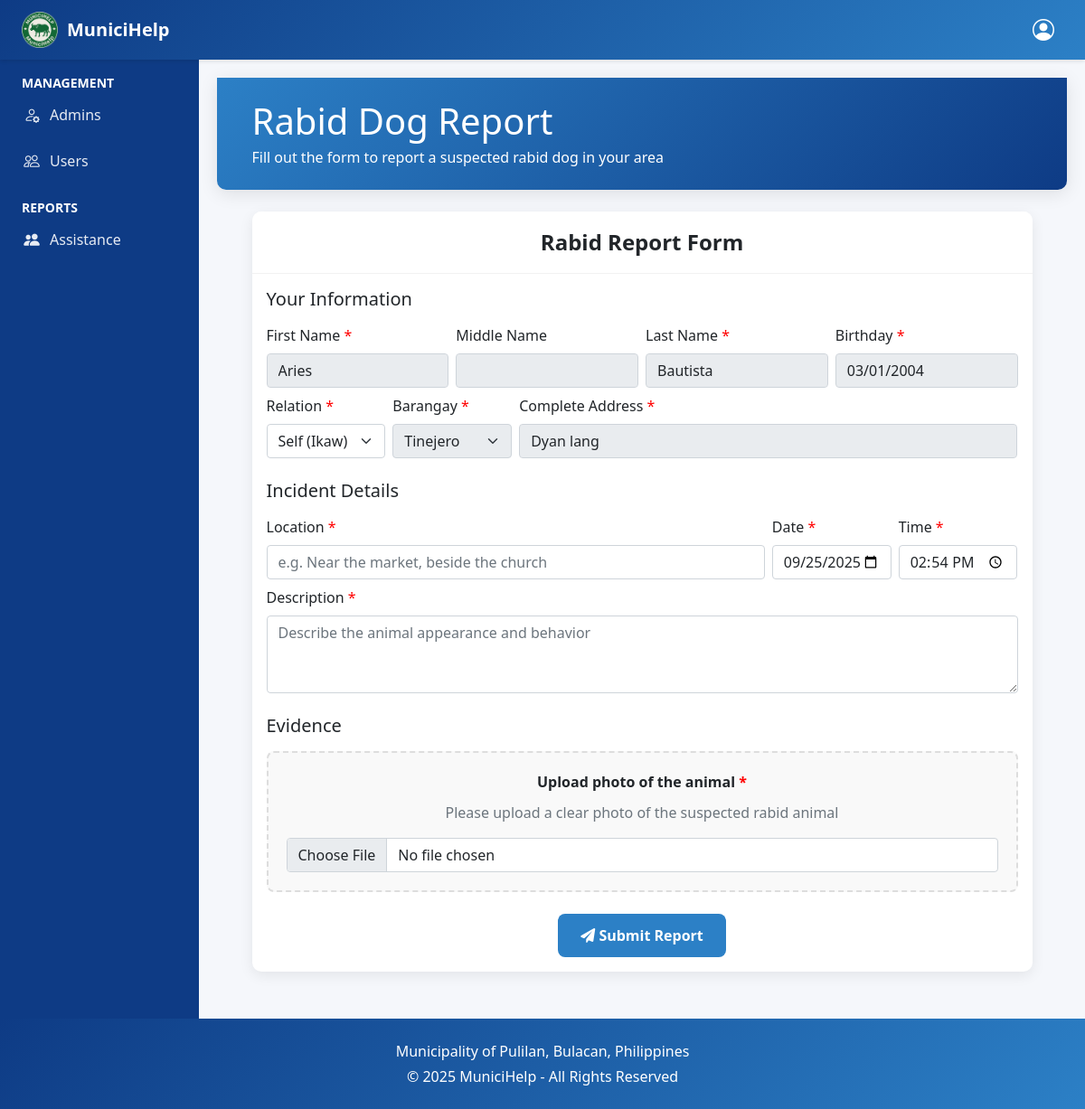
Page /mayor/animal/rabid.php (signed in) on the committed database.
### tables this page shows
CREATE TABLE `users` (
  `id` int(11) NOT NULL AUTO_INCREMENT,
  `phone` varchar(13) NOT NULL COMMENT 'Format: +639XXXXXXXXX',
  `name` varchar(100) NOT NULL,
  `middle_name` varchar(100) DEFAULT NULL,
  `last_name` varchar(100) NOT NULL,
  `birthday` date DEFAULT NULL,
  `address` text DEFAULT NULL,
  `password_hash` varchar(255) NOT NULL,
  `otp_hash` varchar(255) DEFAULT NULL,
  `otp_expiry` datetime DEFAULT NULL,
  `is_verified` tinyint(1) NOT NULL DEFAULT 0,
  `created_at` timestamp NOT NULL DEFAULT current_timestamp(),
  `barangay_id` int(11) DEFAULT NULL,
  `department_id` int(11) DEFAULT NULL,
  `createdby_admin_id` int(11) DEFAULT NULL,
  PRIMARY KEY (`id`),
  UNIQUE KEY `phone` (`phone`)
);

CREATE TABLE `barangays` (
  `id` int(11) NOT NULL AUTO_INCREMENT,
  `name` varchar(50) NOT NULL,
  PRIMARY KEY (`id`)
);

### mayor/animal/rabid.php (the view, shortened to what this page needs)
<?php
require_once '../../includes/db.php';
$user_id = $_SESSION['user_id'];
$user_query = $conn->prepare("SELECT name, middle_name, last_name, birthday, address, barangay_id FROM users WHERE id = ?");
$user_query->bind_param("i", $user_id);
$user_query->execute();
$user_result = $user_query->get_result();
$user_data = $user_result->fetch_assoc();
$formatted_birthday = '';
if (!empty($user_data['birthday'])) {
    $formatted_birthday = date('Y-m-d', strtotime($user_data['birthday']));
}
$barangays = $conn->query("SELECT * FROM barangays ORDER by name")->fetch_all(MYSQLI_ASSOC);
include '../../includes/header.php';
?>
<!DOCTYPE html>
<html lang="en">
<head>
    <link href="https://cdn.jsdelivr.net/npm/bootstrap@5.1.3/dist/css/bootstrap.min.css" rel="stylesheet">
    <link rel="stylesheet" href="https://cdnjs.cloudflare.com/ajax/libs/font-awesome/6.0.0/css/all.min.css">
</head>
<body>
    <div class="dashboard-header">
        <div class="dashboard-container">
            <div class="d-flex justify-content-between align-items-center">
                <div>
                    <h1 class="mb-1">Rabid Dog Report</h1>
                    <p class="mb-0">Fill out the form to report a suspected rabid dog in your area</p>
                </div>
            </div>
        </div>
    </div>
    <div class="dashboard-container">
        <div class="report-form-card card">
            <div class="card-header">
                Rabid Report Form
            </div>
            <div class="card-body">
                <form id="reportForm" action="submit_rabid_report.php" method="POST" enctype="multipart/form-data">
                    <div class="form-section">
                        <h5 class="mb-3">Your Information</h5>
                        <div class="row g-2">
                            <div class="col-md-3">
                                <label for="first_name" class="form-label required-field">First Name</label>
                                <input type="text" class="form-control" id="first_name" name="first_name"
                                       value="<?= htmlspecialchars($user_data['name'] ?? '') ?>" required>
                            </div>
                            <div class="col-md-3">
                                <label for="middle_name" class="form-label">Middle Name</label>
                                <input type="text" class="form-control" id="middle_name" name="middle_name"
                                       value="<?= htmlspecialchars($user_data['middle_name'] ?? '') ?>">
                            </div>
                            <div class="col-md-3">
                                <label for="last_name" class="form-label required-field">Last Name</label>
                                <input type="text" class="form-control" id="last_name" name="last_name"
                                       value="<?= htmlspecialchars($user_data['last_name'] ?? '') ?>" required>
                            </div>
                            <div class="col-md-3">
                                <label for="birthday" class="form-label required-field">Birthday</label>
                                <input type="date" class="form-control" id="birthday" name="birthday"
                                       value="<?= htmlspecialchars($formatted_birthday) ?>" required>
                            </div>
                            <div class="col-md-2">
                                <label for="relation" class="form-label required-field">Relation</label>
                                <select class="form-select" id="relation" name="relation" required>
                                    <option value="self" selected>Self (Ikaw)</option>
                                </select>
                            </div>
                            <div class="col-md-2">
                                <label for="barangay" class="form-label required-field">Barangay</label>
                                <select class="form-select" id="barangay" name="barangay_id" required>
                                    <?php foreach ($barangays as $barangay): ?>
                                        <option value="<?= $barangay['id'] ?>"
                                            <?= ($barangay['id'] == $user_data['barangay_id']) ? 'selected' : '' ?>>
                                            <?= htmlspecialchars($barangay['name']) ?>
                                        </option>
                                    <?php endforeach; ?>
                                </select>
                            </div>
                            <div class="col-md-8">
                                <label for="complete_address" class="form-label required-field">Complete Address</label>
                                <input type="text" class="form-control" id="complete_address" name="complete_address"
                                       value="<?= htmlspecialchars($user_data['address'] ?? '') ?>" required>
                            </div>
                        </div>
                    </div>
                    <div class="form-section">
                        <h5 class="mb-3">Incident Details</h5>
                        <div class="row g-2">
                            <div class="col-md-8">
                                <label for="location" class="form-label required-field">Location</label>
                                <input type="text" class="form-control" id="location" name="location" required placeholder="e.g. Near the market, beside the church">
                            </div>
                            <div class="col-md-2">
                                <label for="date" class="form-label required-field">Date</label>
                                <input type="date" class="form-control" id="date" name="date" required>
                            </div>
                            <div class="col-md-2">
                                <label for="time" class="form-label required-field">Time</label>
                                <input type="time" class="form-control" id="time" name="time" required>
                            </div>
                            <div class="col-12">
                                <label for="description" class="form-label required-field">Description</label>
                                <textarea class="form-control" id="description" name="description" rows="3" required placeholder="Describe the animal appearance and behavior"></textarea>
                            </div>
                        </div>
                    </div>
                    <div class="form-section">
                        <h5 class="mb-3">Evidence</h5>
                        <div class="file-upload-container">
                            <label for="proof" class="file-upload-label required-field">Upload photo of the animal</label>
                            <p class="text-muted">Please upload a clear photo of the suspected rabid animal</p>
                            <input type="file" id="proof" name="proof" accept="image/*" class="form-control" required>
                        </div>
                    </div>
                    <div class="text-center mt-4">
                        <button type="submit" class="btn btn-submit">
                            <i class="fas fa-paper-plane"></i> Submit Report
                        </button>
                    </div>
                </form>
            </div>
        </div>
    </div>
    <?php include '../../includes/footer.php'; ?>
</body>
</html>

### assets/css/styles.css (style rules this page uses)
:root { --munici-green: #0E3B85; --munici-green-light: #2C80C6; }
.form-control { max-width: 100%; padding: 0.5rem 0.75rem; }

### includes/header.php (style rules this page uses)
:root { --munici-green-dark: #0E3B85; --munici-green-light: #2C80C6; --munici-green: #42A5F5; --munici-green-light-bg: #E3F2FD; --pending: #FFC107; --approved: #28A745; --completed: #4361ee; --emerggency: #D32F2F; --light-color: #f8f9fa; --dark-color: #212529; }
body { display: flex; flex-direction: column; min-height: 100vh; background-color: #f5f7fb; font-family: 'Segoe UI', Tahoma, Geneva, Verdana, sans-serif; }
.dashboard-header { background: linear-gradient(135deg, var(--munici-green), var(--munici-green-dark)); color: white; padding: 1.5rem 0; margin-bottom: 1.5rem; border-radius: 0 0 10px 10px; box-shadow: 0 4px 20px rgba(0, 0, 0, 0.1); }

### mayor/animal/rabid.php (style rules this page uses)
:root { --munici-green: #2C80C6; --munici-green-light: #42A5F5; --light-color: #f8f9fa; --dark-color: #212529; }
body { background-color: #f5f7fb; font-family: 'Segoe UI', Tahoma, Geneva, Verdana, sans-serif; }
.dashboard-container { width: 95%; margin: 0 auto; padding: 0 15px; }
.dashboard-header { background: linear-gradient(135deg, var(--munici-green), #0E3B85); color: white; padding: 1.5rem 0; margin-bottom: 1.5rem; border-radius: 0 0 10px 10px; box-shadow: 0 4px 20px rgba(0, 0, 0, 0.1); }
.report-form-card { border-radius: 10px; box-shadow: 0 4px 15px rgba(0, 0, 0, 0.08); border: none; margin-bottom: 2rem; }
.report-form-card .card-header { text-align: center; background-color: white; border-bottom: 1px solid rgba(0, 0, 0, 0.05); font-weight: 600; font-size: 1.5rem; padding: 1rem 1.5rem; border-radius: 10px 10px 0 0 !important; }
.form-section { margin-bottom: 1.5rem; }
.required-field::after { content: " *"; color: red; }
.file-upload-container { border: 2px dashed #ddd; padding: 20px; border-radius: 8px; text-align: center; margin-bottom: 15px; background-color: #f9f9f9; }
.file-upload-label { display: block; margin-bottom: 10px; font-weight: 600; }
.btn-submit { background-color: var(--munici-green); color: white; padding: 12px 25px; font-weight: 600; border: none; transition: all 0.3s; border-radius: 8px; }
.disabled-field { background-color: #f8f9fa; opacity: 1; }

### rows in the picture
users: first_name "Aries", last_name "Bautista", birthday "03/01/2004", barangay_id "Tinejero", complete_address "Dyan lang"
